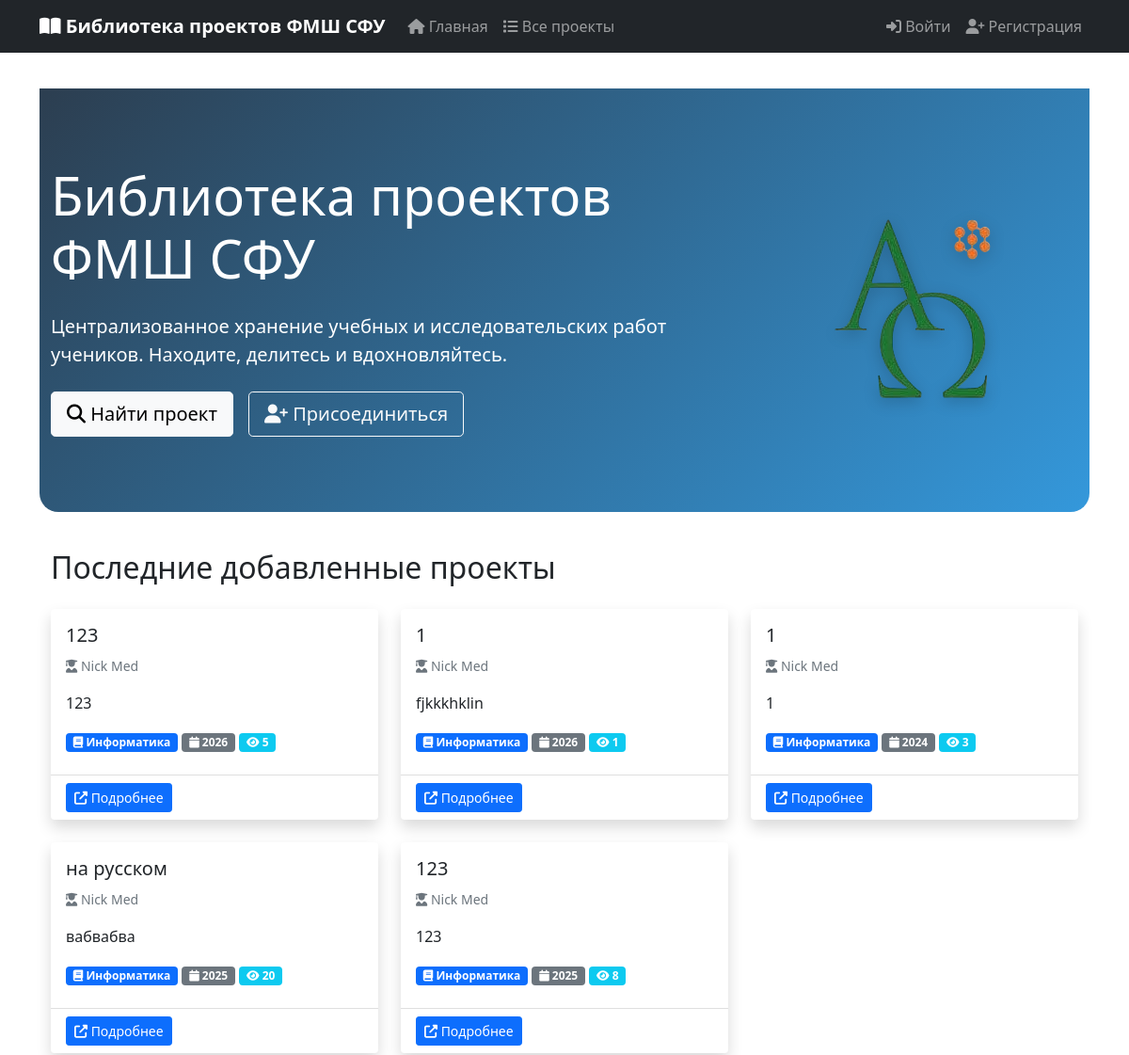
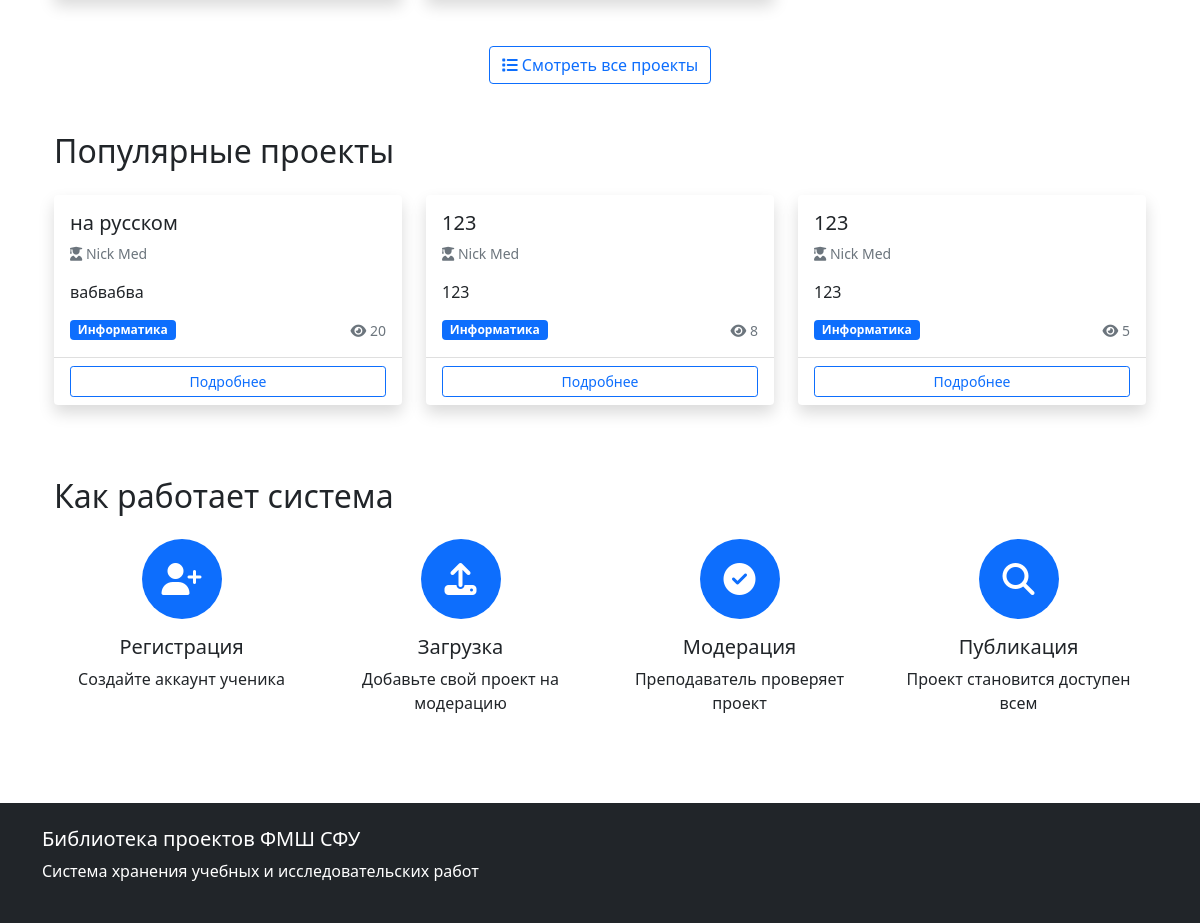
The page / on the database its author committed (2 pictures, top to bottom).
### projects/models.py (models this page shows, shortened)
class Project(models.Model):
    STATUS_CHOICES = [
        ('draft', 'Черновик'),
        ('pending', 'На модерации'),
        ('published', 'Опубликован'),
        ('rejected', 'Отклонен'),
        ('revision', 'Требует доработки'),
        ('archived', 'В архиве'),
    ]
    moderated_by = models.ForeignKey(
        Teacher,
        on_delete=models.SET_NULL,
        null=True,
        blank=True,
        related_name='moderated_projects',
        verbose_name="Проверил"
    )
    moderation_comment = models.TextField(
        verbose_name="Комментарий модератора",
        blank=True,
        help_text="Причина отклонения или замечания"
    )
    moderated_at = models.DateTimeField(
        null=True,
        blank=True,
        verbose_name="Дата проверки"
    )
    title = models.CharField(max_length=300, verbose_name="Название проекта")
    description = models.TextField(verbose_name="Описание")
    subject = models.ForeignKey(
        Subject,
        on_delete=models.SET_NULL,
        null=True,
        related_name='projects',
        verbose_name="Предмет"
    )
    teacher = models.ForeignKey(
        Teacher,
        on_delete=models.SET_NULL,
        null=True,
        related_name='supervised_projects',
        verbose_name="Руководитель"
    )
    pupils = models.ManyToManyField(
        Pupil,
        related_name='projects',
        verbose_name="Авторы-ученики"
    )
    year = models.IntegerField(verbose_name="Год выполнения")
    keywords = models.CharField(
        max_length=500,
        verbose_name="Ключевые слова",
        help_text="Через запятую",
        blank=True
    )
    project_file = models.FileField(
        upload_to='projects/files/%Y/%m/%d/',
        verbose_name="Файл проекта",
        validators=[FileExtensionValidator(['pdf', 'doc', 'docx', 'zip', 'rar', '7z'])],
        null=True,
        blank=True
    )
    status = models.CharField(
        max_length=20,
        choices=STATUS_CHOICES,
        default='draft',
        verbose_name="Статус"
    )
    views = models.IntegerField(default=0, verbose_name="Просмотры")
    downloads = models.IntegerField(default=0, verbose_name="Скачивания")
    created_at = models.DateTimeField(auto_now_add=True, verbose_name="Дата создания")
    updated_at = models.DateTimeField(auto_now=True, verbose_name="Дата обновления")
    published_at = models.DateTimeField(null=True, blank=True, verbose_name="Дата публикации")
    class Meta:
        verbose_name = "Проект"
        verbose_name_plural = "Проекты"
        ordering = ['-created_at']
        indexes = [
            models.Index(fields=['status', 'created_at']),
            models.Index(fields=['year', 'subject']),
        ]

class Pupil(models.Model):
    user = models.OneToOneField(User, on_delete=models.CASCADE, verbose_name="Пользователь")
    class Meta:
        verbose_name = "Ученик"
        verbose_name_plural = "Ученики"

class Subject(models.Model):
    name = models.CharField(max_length=200, verbose_name="Название предмета")
    code = models.CharField(max_length=20, verbose_name="Код предмета", blank=True)
    description = models.TextField(verbose_name="Описание", blank=True)
    class Meta:
        verbose_name = "Предмет"
        verbose_name_plural = "Предметы"
        ordering = ['name']

### projects/views.py (the view)
# urls.py: path('', views.index, name='index'),
def index(request):
    latest_projects = Project.objects.filter(status='published')[:6]
    popular_projects = Project.objects.filter(status='published').order_by('-views')[:3]
    context = {
        'latest_projects': latest_projects,
        'popular_projects': popular_projects,
    }
    return render(request, 'projects/index.html', context)

### projects/context_processors.py (called while the page is built)
def moderation_count(request):
    if request.user.is_authenticated and (hasattr(request.user, 'teacher') or request.user.is_staff):
        pending_count = Project.objects.filter(status='pending').count()
        return {'projects_pending': pending_count}
    return {'projects_pending': 0}

### projects/templates/projects/index.html (shortened to what this page needs)
{% extends "projects/base.html" %}
{% load static %}
{% block content %}
<section class="hero-section">
    <div class="container">
        <div class="row align-items-center">
            <div class="col-lg-8">
                <h1 class="display-4 mb-4">Библиотека проектов ФМШ СФУ</h1>
                <p class="lead mb-4">Централизованное хранение учебных и исследовательских работ учеников. Находите, делитесь и вдохновляйтесь.</p>
                <div class="d-flex gap-3">
                    <a href="{% url 'project_list' %}" class="btn btn-light btn-lg">
                        <i class="fas fa-search"></i> Найти проект
                    </a>
                    {% if user.is_authenticated %}
                        {% if user.pupil %}
                        <a href="{% url 'project_add' %}" class="btn btn-outline-light btn-lg">
                            <i class="fas fa-plus"></i> Добавить проект
                        </a>
                        {% endif %}
                    {% else %}
                    <a href="{% url 'register' %}" class="btn btn-outline-light btn-lg">
                        <i class="fas fa-user-plus"></i> Присоединиться
                    </a>
                    {% endif %}
                </div>
            </div>
            <div class="col-lg-4 d-none d-lg-block">
                <div class="text-center">
                    <img src="{% static 'images/fmssfu.png' %}"
                         alt="Эмблема ФМШ СФУ"
                         class="img-fluid"
                         style="max-height: 250px; filter: drop-shadow(0 4px 8px rgba(0,0,0,0.2));">
                </div>
            </div>
        </div>
    </div>
</section>
<section class="container mb-5">
    <h2 class="mb-4">Последние добавленные проекты</h2>
    {% if latest_projects %}
    <div class="row">
        {% for project in latest_projects %}
        <div class="col-md-6 col-lg-4 mb-4">
            <div class="card h-100 shadow">
                <div class="card-body">
                    <h5 class="card-title">{{ project.title|truncatechars:60 }}</h5>
                    <p class="card-text text-muted">
                        <small>
                            <i class="fas fa-user-graduate"></i>
                            {% for pupil in project.pupils.all|slice:":2" %}
                                {{ pupil.user.get_full_name|default:pupil.user.username }}{% if not forloop.last %}, {% endif %}
                            {% endfor %}
                        </small>
                    </p>
                    <p class="card-text">
                        {{ project.description|truncatechars:100 }}
                    </p>
                    <div class="mb-2">
                        <span class="badge bg-primary">
                            <i class="fas fa-book"></i> {{ project.subject.name }}
                        </span>
                        <span class="badge bg-secondary">
                            <i class="fas fa-calendar"></i> {{ project.year }}
                        </span>
                        <span class="badge bg-info">
                            <i class="fas fa-eye"></i> {{ project.views }}
                        </span>
                    </div>
                </div>
                <div class="card-footer bg-transparent">
                    <a href="{% url 'project_detail' project.pk %}" class="btn btn-primary btn-sm">
                        <i class="fas fa-external-link-alt"></i> Подробнее
                    </a>
                </div>
            </div>
        </div>
        {% endfor %}
    </div>
    <div class="text-center mt-4">
        <a href="{% url 'project_list' %}" class="btn btn-outline-primary">
            <i class="fas fa-list"></i> Смотреть все проекты
        </a>
    </div>
    {% else %}
    <div class="alert alert-info">
        <p class="mb-0">В библиотеке пока нет проектов. Будьте первым!</p>
    </div>
    {% endif %}
</section>
{% if popular_projects %}
<section class="container mb-5">
    <h2 class="mb-4">Популярные проекты</h2>
    <div class="row">
        {% for project in popular_projects %}
        <div class="col-md-4 mb-4">
            <div class="card h-100 shadow">
                <div class="card-body">
                    <h5 class="card-title">{{ project.title|truncatechars:50 }}</h5>
                    <p class="card-text text-muted small">
                        <i class="fas fa-user-graduate"></i>
                        {% for pupil in project.pupils.all %}
                            {{ pupil.user.get_full_name|default:pupil.user.username }}{% if not forloop.last %}, {% endif %}
                        {% endfor %}
                    </p>
                    <p class="card-text">
                        {{ project.description|truncatechars:80 }}
                    </p>
                    <div class="d-flex justify-content-between align-items-center">
                        <span class="badge bg-primary">{{ project.subject.name }}</span>
                        <span class="text-muted small">
                            <i class="fas fa-eye"></i> {{ project.views }}
                        </span>
                    </div>
                </div>
                <div class="card-footer bg-transparent">
                    <a href="{% url 'project_detail' project.pk %}" class="btn btn-outline-primary btn-sm w-100">
                        Подробнее
                    </a>
                </div>
            </div>
        </div>
        {% endfor %}
    </div>
</section>
{% endif %}
<section class="container mb-5">
    <h2 class="mb-4">Как работает система</h2>
    <div class="row">
        <div class="col-md-3 mb-4">
            <div class="text-center">
                <div class="rounded-circle bg-primary d-inline-flex align-items-center justify-content-center mb-3"
                     style="width: 80px; height: 80px;">
                    <i class="fas fa-user-plus fa-2x text-white"></i>
                </div>
                <h5>Регистрация</h5>
                <p>Создайте аккаунт ученика</p>
            </div>
        </div>
        <div class="col-md-3 mb-4">
            <div class="text-center">
                <div class="rounded-circle bg-primary d-inline-flex align-items-center justify-content-center mb-3"
                     style="width: 80px; height: 80px;">
                    <i class="fas fa-upload fa-2x text-white"></i>
                </div>
                <h5>Загрузка</h5>
                <p>Добавьте свой проект на модерацию</p>
            </div>
        </div>
        <div class="col-md-3 mb-4">
            <div class="text-center">
                <div class="rounded-circle bg-primary d-inline-flex align-items-center justify-content-center mb-3"
                     style="width: 80px; height: 80px;">
                    <i class="fas fa-check-circle fa-2x text-white"></i>
                </div>
                <h5>Модерация</h5>
                <p>Преподаватель проверяет проект</p>
            </div>
        </div>
        <div class="col-md-3 mb-4">
            <div class="text-center">
                <div class="rounded-circle bg-primary d-inline-flex align-items-center justify-content-center mb-3"
                     style="width: 80px; height: 80px;">
                    <i class="fas fa-search fa-2x text-white"></i>
                </div>
                <h5>Публикация</h5>
                <p>Проект становится доступен всем</p>
            </div>
        </div>
    </div>
</section>
{% endblock %}

### projects/templates/projects/base.html (style rules this page uses)
body { font-family: 'Segoe UI', Tahoma, Geneva, Verdana, sans-serif; padding-top: 70px; }

### projects/templates/projects/index.html (style rules this page uses)
.hero-section { background: linear-gradient(135deg, #2c3e50, #3498db); color: white; padding: 80px 0; margin-bottom: 40px; border-radius: 0 0 20px 20px; }
.card { transition: transform 0.3s, box-shadow 0.3s; border: none; }

### rows shown on the page
Project: title "123", description "123", subject.name "Информатика", year "2026", views "5"
Pupil: user.get_full_name "Nick Med"
Project: title "1", description "fjkkkhklin", subject.name "Информатика", year "2026", views "1"
Project: title "1", description "1", subject.name "Информатика", year "2024", views "3"
Project: title "на русском", description "вабвабва", subject.name "Информатика", year "2025", views "20"
Project: title "123", description "123", subject.name "Информатика", year "2025", views "8"
